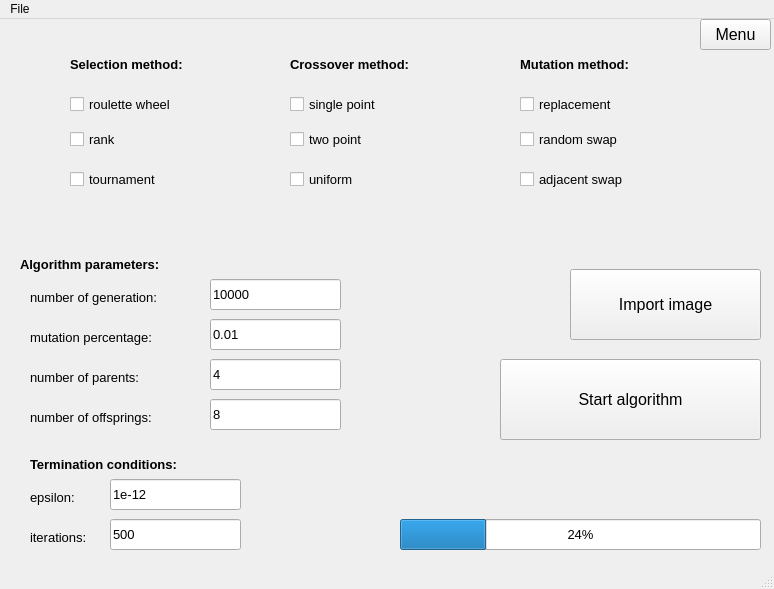
<?xml version="1.0" encoding="UTF-8"?>
<ui version="4.0">
 <class>MainWindow_pixels</class>
 <widget class="QMainWindow" name="MainWindow_pixels">
  <property name="geometry">
   <rect>
    <x>0</x>
    <y>0</y>
    <width>774</width>
    <height>589</height>
   </rect>
  </property>
  <property name="windowTitle">
   <string>PIXELS</string>
  </property>
  <widget class="QWidget" name="centralwidget">
   <widget class="QLabel" name="label_selection">
    <property name="geometry">
     <rect>
      <x>70</x>
      <y>20</y>
      <width>201</width>
      <height>51</height>
     </rect>
    </property>
    <property name="font">
     <font>
      <pointsize>10</pointsize>
      <weight>75</weight>
      <italic>false</italic>
      <bold>true</bold>
     </font>
    </property>
    <property name="text">
     <string>Selection method:</string>
    </property>
   </widget>
   <widget class="QLabel" name="label_crossover">
    <property name="geometry">
     <rect>
      <x>290</x>
      <y>20</y>
      <width>201</width>
      <height>51</height>
     </rect>
    </property>
    <property name="font">
     <font>
      <pointsize>10</pointsize>
      <weight>75</weight>
      <italic>false</italic>
      <bold>true</bold>
     </font>
    </property>
    <property name="text">
     <string>Crossover method:</string>
    </property>
   </widget>
   <widget class="QLabel" name="label_mutation">
    <property name="geometry">
     <rect>
      <x>520</x>
      <y>20</y>
      <width>181</width>
      <height>51</height>
     </rect>
    </property>
    <property name="font">
     <font>
      <pointsize>10</pointsize>
      <weight>75</weight>
      <italic>false</italic>
      <bold>true</bold>
     </font>
    </property>
    <property name="text">
     <string>Mutation method:</string>
    </property>
   </widget>
   <widget class="QCheckBox" name="checkBox_roulette">
    <property name="geometry">
     <rect>
      <x>70</x>
      <y>70</y>
      <width>151</width>
      <height>31</height>
     </rect>
    </property>
    <property name="font">
     <font>
      <pointsize>10</pointsize>
     </font>
    </property>
    <property name="text">
     <string>roulette wheel</string>
    </property>
   </widget>
   <widget class="QCheckBox" name="checkBox_rank">
    <property name="geometry">
     <rect>
      <x>70</x>
      <y>110</y>
      <width>81</width>
      <height>20</height>
     </rect>
    </property>
    <property name="font">
     <font>
      <pointsize>10</pointsize>
     </font>
    </property>
    <property name="text">
     <string>rank</string>
    </property>
   </widget>
   <widget class="QCheckBox" name="checkBox_tournament">
    <property name="geometry">
     <rect>
      <x>70</x>
      <y>150</y>
      <width>121</width>
      <height>21</height>
     </rect>
    </property>
    <property name="font">
     <font>
      <pointsize>10</pointsize>
     </font>
    </property>
    <property name="text">
     <string>tournament</string>
    </property>
   </widget>
   <widget class="QCheckBox" name="checkBox_single_point">
    <property name="geometry">
     <rect>
      <x>290</x>
      <y>70</y>
      <width>151</width>
      <height>31</height>
     </rect>
    </property>
    <property name="font">
     <font>
      <pointsize>10</pointsize>
     </font>
    </property>
    <property name="text">
     <string>single point</string>
    </property>
   </widget>
   <widget class="QCheckBox" name="checkBox_uniform">
    <property name="geometry">
     <rect>
      <x>290</x>
      <y>150</y>
      <width>121</width>
      <height>21</height>
     </rect>
    </property>
    <property name="font">
     <font>
      <pointsize>10</pointsize>
     </font>
    </property>
    <property name="text">
     <string>uniform</string>
    </property>
   </widget>
   <widget class="QCheckBox" name="checkBox_two_point">
    <property name="geometry">
     <rect>
      <x>290</x>
      <y>110</y>
      <width>131</width>
      <height>21</height>
     </rect>
    </property>
    <property name="font">
     <font>
      <pointsize>10</pointsize>
     </font>
    </property>
    <property name="text">
     <string>two point</string>
    </property>
   </widget>
   <widget class="QCheckBox" name="checkBox_replacment">
    <property name="geometry">
     <rect>
      <x>520</x>
      <y>70</y>
      <width>151</width>
      <height>31</height>
     </rect>
    </property>
    <property name="font">
     <font>
      <pointsize>10</pointsize>
     </font>
    </property>
    <property name="text">
     <string>replacement</string>
    </property>
   </widget>
   <widget class="QCheckBox" name="checkBox_adjacent_swap">
    <property name="geometry">
     <rect>
      <x>520</x>
      <y>150</y>
      <width>141</width>
      <height>21</height>
     </rect>
    </property>
    <property name="font">
     <font>
      <pointsize>10</pointsize>
     </font>
    </property>
    <property name="text">
     <string>adjacent swap</string>
    </property>
   </widget>
   <widget class="QCheckBox" name="checkBox_random_swap">
    <property name="geometry">
     <rect>
      <x>520</x>
      <y>110</y>
      <width>161</width>
      <height>21</height>
     </rect>
    </property>
    <property name="font">
     <font>
      <pointsize>10</pointsize>
     </font>
    </property>
    <property name="text">
     <string>random swap</string>
    </property>
   </widget>
   <widget class="QLabel" name="label_selection_alg_param">
    <property name="geometry">
     <rect>
      <x>20</x>
      <y>220</y>
      <width>201</width>
      <height>51</height>
     </rect>
    </property>
    <property name="font">
     <font>
      <pointsize>10</pointsize>
      <weight>75</weight>
      <italic>false</italic>
      <bold>true</bold>
     </font>
    </property>
    <property name="text">
     <string>Algorithm parameters:</string>
    </property>
   </widget>
   <widget class="QLabel" name="label_num_iter">
    <property name="geometry">
     <rect>
      <x>30</x>
      <y>270</y>
      <width>181</width>
      <height>16</height>
     </rect>
    </property>
    <property name="font">
     <font>
      <pointsize>10</pointsize>
     </font>
    </property>
    <property name="text">
     <string>number of generation: </string>
    </property>
   </widget>
   <widget class="QLabel" name="label_mutation_percentage">
    <property name="geometry">
     <rect>
      <x>30</x>
      <y>310</y>
      <width>171</width>
      <height>16</height>
     </rect>
    </property>
    <property name="font">
     <font>
      <pointsize>10</pointsize>
     </font>
    </property>
    <property name="text">
     <string>mutation percentage:</string>
    </property>
   </widget>
   <widget class="QLabel" name="label_num_parameters">
    <property name="geometry">
     <rect>
      <x>30</x>
      <y>350</y>
      <width>161</width>
      <height>16</height>
     </rect>
    </property>
    <property name="font">
     <font>
      <pointsize>10</pointsize>
     </font>
    </property>
    <property name="text">
     <string>number of parents:</string>
    </property>
   </widget>
   <widget class="QLabel" name="label_num_offsprings">
    <property name="geometry">
     <rect>
      <x>30</x>
      <y>390</y>
      <width>171</width>
      <height>16</height>
     </rect>
    </property>
    <property name="font">
     <font>
      <pointsize>10</pointsize>
     </font>
    </property>
    <property name="text">
     <string>number of offsprings:</string>
    </property>
   </widget>
   <widget class="QLabel" name="label_epsajlon">
    <property name="geometry">
     <rect>
      <x>30</x>
      <y>470</y>
      <width>131</width>
      <height>16</height>
     </rect>
    </property>
    <property name="font">
     <font>
      <pointsize>10</pointsize>
     </font>
    </property>
    <property name="text">
     <string>epsilon:</string>
    </property>
   </widget>
   <widget class="QLabel" name="label_iterations_termination">
    <property name="geometry">
     <rect>
      <x>30</x>
      <y>510</y>
      <width>131</width>
      <height>16</height>
     </rect>
    </property>
    <property name="font">
     <font>
      <pointsize>10</pointsize>
     </font>
    </property>
    <property name="text">
     <string>iterations:</string>
    </property>
   </widget>
   <widget class="QLabel" name="label_selection_term_cond">
    <property name="geometry">
     <rect>
      <x>30</x>
      <y>420</y>
      <width>211</width>
      <height>51</height>
     </rect>
    </property>
    <property name="font">
     <font>
      <pointsize>10</pointsize>
      <weight>75</weight>
      <italic>false</italic>
      <bold>true</bold>
     </font>
    </property>
    <property name="text">
     <string>Termination conditions:</string>
    </property>
   </widget>
   <widget class="QPushButton" name="pushButton_import_image">
    <property name="geometry">
     <rect>
      <x>570</x>
      <y>250</y>
      <width>191</width>
      <height>71</height>
     </rect>
    </property>
    <property name="font">
     <font>
      <pointsize>12</pointsize>
     </font>
    </property>
    <property name="text">
     <string>Import image</string>
    </property>
   </widget>
   <widget class="QPushButton" name="pushButton_start_algorithm">
    <property name="geometry">
     <rect>
      <x>500</x>
      <y>340</y>
      <width>261</width>
      <height>81</height>
     </rect>
    </property>
    <property name="font">
     <font>
      <pointsize>12</pointsize>
     </font>
    </property>
    <property name="text">
     <string>Start algorithm</string>
    </property>
   </widget>
   <widget class="QLineEdit" name="lineEdit_num_gen">
    <property name="geometry">
     <rect>
      <x>210</x>
      <y>260</y>
      <width>131</width>
      <height>31</height>
     </rect>
    </property>
    <property name="font">
     <font>
      <pointsize>10</pointsize>
     </font>
    </property>
    <property name="text">
     <string>10000</string>
    </property>
    <property name="placeholderText">
     <string>10000</string>
    </property>
   </widget>
   <widget class="QLineEdit" name="lineEdit_mut_percent">
    <property name="geometry">
     <rect>
      <x>210</x>
      <y>300</y>
      <width>131</width>
      <height>31</height>
     </rect>
    </property>
    <property name="font">
     <font>
      <pointsize>10</pointsize>
     </font>
    </property>
    <property name="text">
     <string>0.01</string>
    </property>
    <property name="placeholderText">
     <string>0.01</string>
    </property>
   </widget>
   <widget class="QLineEdit" name="lineEdit_num_parents">
    <property name="geometry">
     <rect>
      <x>210</x>
      <y>340</y>
      <width>131</width>
      <height>31</height>
     </rect>
    </property>
    <property name="font">
     <font>
      <pointsize>10</pointsize>
     </font>
    </property>
    <property name="text">
     <string>4</string>
    </property>
    <property name="placeholderText">
     <string>4</string>
    </property>
   </widget>
   <widget class="QLineEdit" name="lineEdit_num_offsprings">
    <property name="geometry">
     <rect>
      <x>210</x>
      <y>380</y>
      <width>131</width>
      <height>31</height>
     </rect>
    </property>
    <property name="font">
     <font>
      <pointsize>10</pointsize>
     </font>
    </property>
    <property name="text">
     <string>8</string>
    </property>
    <property name="placeholderText">
     <string>8</string>
    </property>
   </widget>
   <widget class="QLineEdit" name="lineEdit_epsilon">
    <property name="geometry">
     <rect>
      <x>110</x>
      <y>460</y>
      <width>131</width>
      <height>31</height>
     </rect>
    </property>
    <property name="font">
     <font>
      <pointsize>10</pointsize>
     </font>
    </property>
    <property name="text">
     <string>1e-12</string>
    </property>
    <property name="placeholderText">
     <string>1e-12</string>
    </property>
    <property name="clearButtonEnabled">
     <bool>false</bool>
    </property>
   </widget>
   <widget class="QLineEdit" name="lineEdit_term_iterations">
    <property name="geometry">
     <rect>
      <x>110</x>
      <y>500</y>
      <width>131</width>
      <height>31</height>
     </rect>
    </property>
    <property name="font">
     <font>
      <pointsize>10</pointsize>
     </font>
    </property>
    <property name="layoutDirection">
     <enum>Qt::LeftToRight</enum>
    </property>
    <property name="text">
     <string>500</string>
    </property>
    <property name="placeholderText">
     <string>500</string>
    </property>
   </widget>
   <widget class="QProgressBar" name="progressBar">
    <property name="geometry">
     <rect>
      <x>400</x>
      <y>500</y>
      <width>361</width>
      <height>31</height>
     </rect>
    </property>
    <property name="font">
     <font>
      <pointsize>10</pointsize>
     </font>
    </property>
    <property name="layoutDirection">
     <enum>Qt::LeftToRight</enum>
    </property>
    <property name="value">
     <number>24</number>
    </property>
   </widget>
   <widget class="QPushButton" name="pushButton_return_to_menu">
    <property name="geometry">
     <rect>
      <x>700</x>
      <y>0</y>
      <width>71</width>
      <height>31</height>
     </rect>
    </property>
    <property name="font">
     <font>
      <pointsize>12</pointsize>
     </font>
    </property>
    <property name="text">
     <string>Menu</string>
    </property>
   </widget>
  </widget>
  <widget class="QMenuBar" name="menubar">
   <property name="geometry">
    <rect>
     <x>0</x>
     <y>0</y>
     <width>774</width>
     <height>26</height>
    </rect>
   </property>
   <widget class="QMenu" name="menuFile">
    <property name="title">
     <string>File</string>
    </property>
    <addaction name="actionClose"/>
   </widget>
   <addaction name="menuFile"/>
  </widget>
  <widget class="QStatusBar" name="statusbar"/>
  <action name="actionClose">
   <property name="text">
    <string>Close</string>
   </property>
  </action>
 </widget>
 <resources/>
 <connections/>
</ui>
